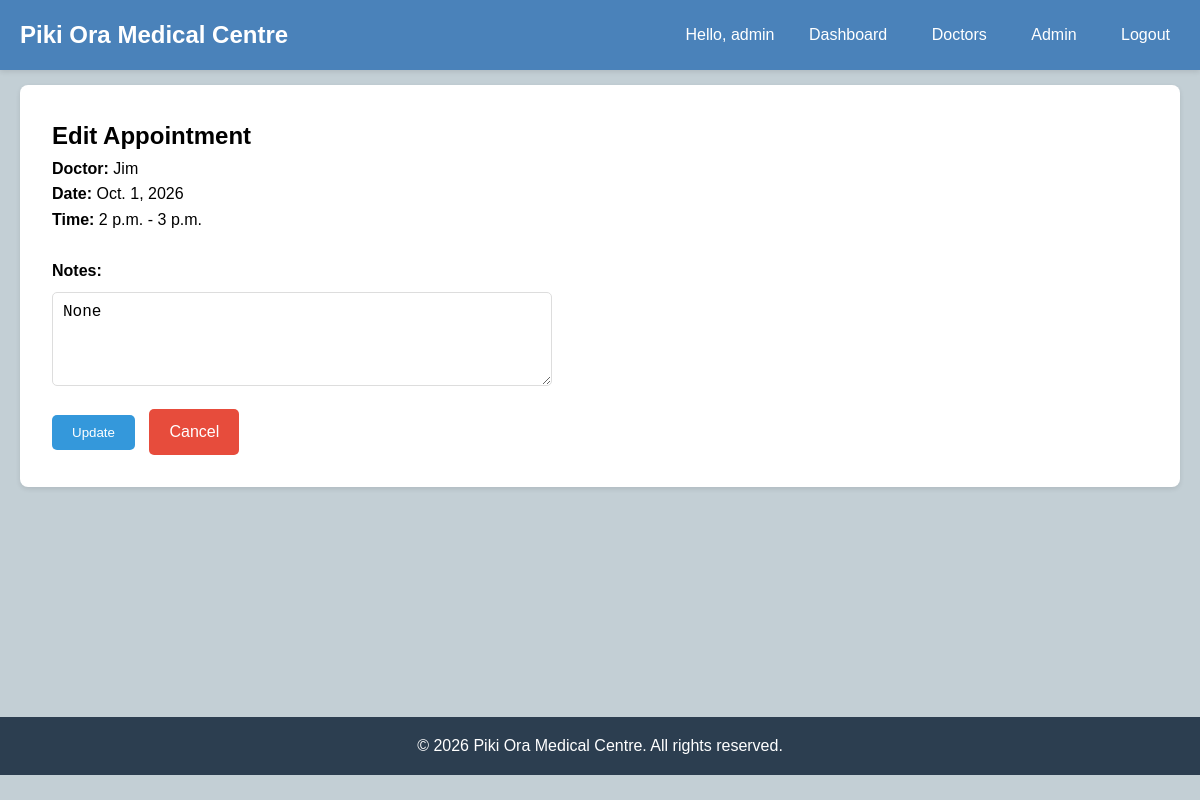
Page /patient/edit/1/ (signed in) on the committed database.
### clinic/models.py (models this page shows, shortened)
class Appointment(models.Model):
    STATUS_CHOICES = [
        ('scheduled', 'Scheduled'),
        ('cancelled', 'Cancelled'),
    ]
    patient = models.ForeignKey(User, on_delete=models.CASCADE, related_name='appointments')
    slot = models.ForeignKey(AppointmentSlot, on_delete=models.CASCADE, related_name='appointments')
    status = models.CharField(max_length=20, choices=STATUS_CHOICES, default='scheduled')
    created_at = models.DateTimeField(auto_now_add=True)
    notes = models.TextField(blank=True, null=True)

class AppointmentSlot(models.Model):
    doctor = models.ForeignKey(Doctor, on_delete=models.CASCADE)
    date = models.DateField()
    start_time = models.TimeField()
    end_time = models.TimeField()
    is_available = models.BooleanField(default=True)
    class Meta:
        unique_together = ('doctor', 'date', 'start_time')

class Doctor(models.Model):
    name = models.CharField(max_length=100)
    speciality = models.CharField(max_length=100)
    email = models.EmailField()
    phone = models.CharField(max_length=15)

### clinic/views.py (the view)
# urls.py: path('patient/edit/<int:appointment_id>/', views.edit_appointment, name='edit_appointment'),
@login_required
def edit_appointment(request, appointment_id):
    appointment = get_object_or_404(Appointment, id=appointment_id, patient=request.user)
    if request.method == 'POST':
        new_notes = request.POST.get('notes')
        appointment.notes = new_notes
        appointment.save()
        messages.success(request, 'Appointment updated successfully!')
        return redirect('patient_dashboard')
    return render(request, 'clinic/edit_appointment.html', {'appointment': appointment})

### templates/clinic/edit_appointment.html (shortened to what this page needs)
{% extends 'clinic/base.html' %}
{% block content %}
<div class="card">
    <h2>Edit Appointment</h2>
    <p><strong>Doctor:</strong> {{ appointment.slot.doctor.name }}</p>
    <p><strong>Date:</strong> {{ appointment.slot.date }}</p>
    <p><strong>Time:</strong> {{ appointment.slot.start_time }} - {{ appointment.slot.end_time }}</p>
    <br>
    <form method="post">
        <div class="form-group">
            <label>Notes:</label>
            <textarea name="notes" rows="4">{{ appointment.notes }}</textarea>
        </div>
        <button type="submit" class="btn">Update</button>
        <a href="{% url 'patient_dashboard' %}" class="btn btn-danger">Cancel</a>
    </form>
</div>
{% endblock %}

### templates/clinic/base.html (shortened to what this page needs)
<!DOCTYPE html>
<html lang="en">
<head>
</head>
<body>
    <header>
        <div class="container">
            <nav>
                <h1>Piki Ora Medical Centre</h1>
                {% if user.is_authenticated %}
                    <div>
                        <span>Hello, {{ user.username }}</span>
                        <a href="{% url 'patient_dashboard' %}">Dashboard</a>
                        <a href="{% url 'view_doctors' %}">Doctors</a>
                        {% if user.is_staff %}
                            <a href="{% url 'admin_dashboard' %}">Admin</a>
                        {% endif %}
                        <a href="{% url 'logout' %}">Logout</a>
                    </div>
                {% else %}
                    <div>
                        <a href="{% url 'register' %}">Register</a>
                        <a href="{% url 'login' %}">Login</a>
                    </div>
                {% endif %}
            </nav>
        </div>
    </header>
    <main class="container">
        {% block content %}{% endblock %}
    </main>
    <footer>
        <div class="container">
            <p>&copy; 2026 Piki Ora Medical Centre. All rights reserved.</p>
        </div>
    </footer>
</body>
</html>

### templates/clinic/base.html (style rules this page uses)
* { margin: 0; padding: 0; box-sizing: border-box; }
body { font-family: Arial, sans-serif; line-height: 1.6; background-color: #c3cfd5; }
header { background-color: #4a82ba; color: white; margin-bottom: 15px; box-shadow: 0 2px 5px rgba(0,0,0,0.1); padding: 1rem 0; }
.container { max-width: 1200px; margin: 0 auto; padding: 0 20px; }
nav { display: flex; justify-content: space-between; align-items: center; }
nav a { color: white; text-decoration: none; margin-left: 20px; padding: 5px 10px; }
main { padding: 2rem 0; min-height: calc(100vh - 200px); }
.card { background: white; padding: 2rem; border-radius: 8px; box-shadow: 0 2px 5px rgba(0,0,0,0.1); margin-bottom: 1rem; }
.btn { display: inline-block; padding: 10px 20px; background-color: #3498db; color: white; text-decoration: none; border-radius: 5px; border: none; cursor: pointer; margin-right: 10px; }
.btn-danger { background-color: #e74c3c; }
form { max-width: 500px; }
.form-group { margin-bottom: 1rem; }
label { display: block; margin-bottom: 0.5rem; font-weight: bold; }
input, select, textarea { width: 100%; padding: 10px; border: 1px solid #ddd; border-radius: 5px; font-size: 16px; }
footer { background-color: #2c3e50; color: white; text-align: center; padding: 1rem 0; margin-top: 2rem; }

### rows in the picture
Appointment: slot.doctor.name "Jim", slot "Oct. 1, 2026", slot.start_time "2 p.m.", slot.end_time "3 p.m.", notes "None"

### other values in the picture
{{ user.username }} "admin"
